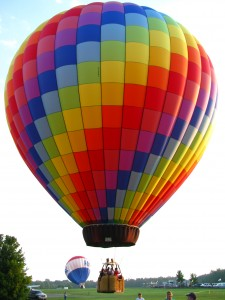
#> input picture 005/balloon.jpg, 225 x 300 px
$ jupyter execute --allow-errors python_module.ipynb
#> lines starting #> are read from the running program, lines starting #| are printed output that depends on the picture; after the words box and inside, x2 and y2 are one past the last pixel; in counts of white or black regions, pixels touching at a corner belong together
[cell 1]
# entropy threshold
import matplotlib.pyplot as plt
from skimage import io, restoration
from skimage.filters.rank import entropy
from skimage.morphology import disk

img = io.imread("balloon.jpg", as_gray = True)
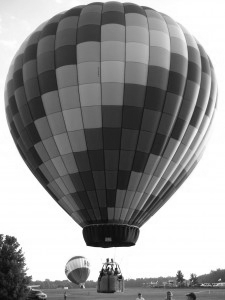
#> img: shape (300, 225) float64; min 0.0331, max 1, mean 0.572
entropy_img = entropy(img, disk(3))
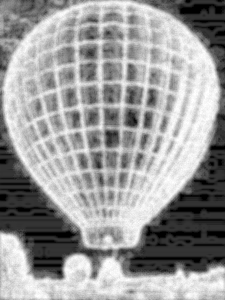
#> entropy_img: shape (300, 225) float64; min 0, max 4.86, mean 2.95; drawn with min black and max white
#plt.imshow(entropy_img, cmap='gray')

from skimage.filters import try_all_threshold
from skimage.filters import threshold_otsu

thresh= threshold_otsu(entropy_img)
#> thresh = 2.57

binary = entropy_img <= thresh
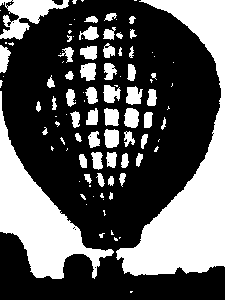
#> binary: shape (300, 225) bool; 35.5% white; 102 white regions (50 under 20 px), largest, box (x1, y1, x2, y2) and area: (116, 0, 225, 276) 10808, (0, 91, 114, 279) 6505, (0, 0, 69, 40) 1257
plt.imshow(binary, cmap= 'gray')

[cell 2]
from skimage import io
from skimage import data
from matplotlib import pyplot as plt
from skimage.filters import roberts, sobel, scharr, prewitt

img = data.coins()
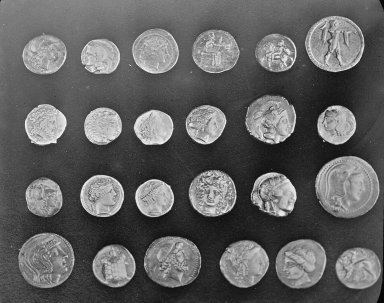
#> input picture skimage.data.coins(), 384 x 303 px
#> img is the input picture: shape (303, 384); min 1, max 252, mean 96.9

edge_roberts = roberts(img)
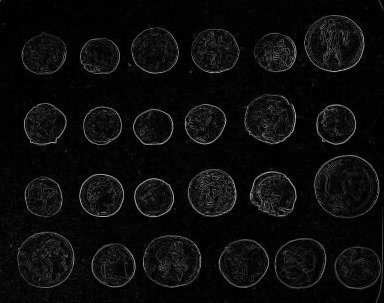
#> edge_roberts: shape (303, 384) float64; min 0, max 0.693, mean 0.0499
sobel_ = sobel(img)
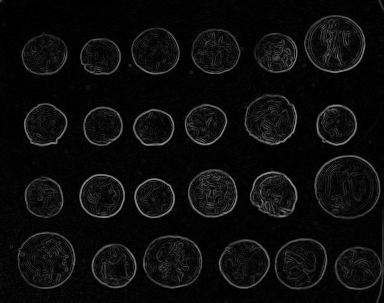
#> sobel_: shape (303, 384) float64; min 0, max 0.59, mean 0.0492
sch_ = scharr(img)
prewitt_ = prewitt(img)

_,axes = plt.subplots(nrows=2, ncols=2, figsize=(8,8))
ax = axes.ravel()

ax[0].imshow(sobel_, cmap = plt.cm.gray)
ax[0].set_title('Original Image')

ax[1].imshow(sobel_, cmap = plt.cm.gray)
ax[1].set_title('Sobel')

ax[2].imshow(sobel_, cmap = plt.cm.gray)
ax[2].set_title('scharr')

ax[3].imshow(sobel_, cmap = plt.cm.gray)
ax[3].set_title('Prewitt')

for a in ax:
    a.axis('off')

plt.tight_layout();
plt.show()

[cell 3]
from skimage.feature import canny
edge_canny = canny(img, sigma=5)
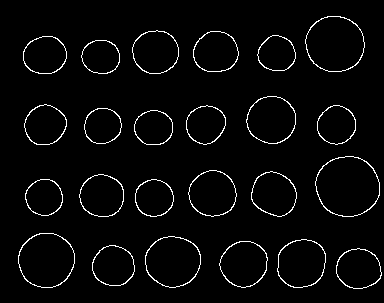
#> edge_canny: shape (303, 384) bool; 3.3% white in thin lines or dots, all inside (x1, y1, x2, y2) = (18, 16, 382, 289)
plt.imshow(edge_canny)

[cell 4]
from skimage import io
from matplotlib import pyplot as plt

img = io.imread("balloon.jpg", as_gray = True)

from skimage.transform import rescale, resize, downscale_local_mean

rescaled_img = rescale(img, 1.0/2.0, anti_aliasing = True)
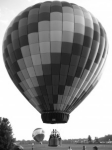
#> rescaled_img: shape (150, 112) float64; min 0.0421, max 1, mean 0.573
resized_img = resize(img, (200,200), anti_aliasing = True)
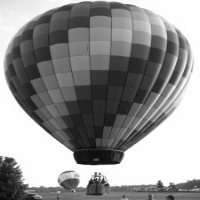
#> resized_img: shape (200, 200) float64; min 0.0381, max 1, mean 0.572
downscaled_img = downscale_local_mean(img, (4,3))
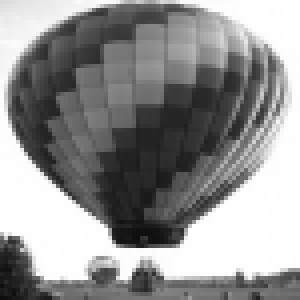
#> downscaled_img: shape (75, 75) float64 (shown 4 times larger); min 0.0543, max 1, mean 0.572
# plt.imshow(rescaled_img, cmap='gray')
plt.imshow(resized_img, cmap='gray')
# plt.imshow(downscaled_img, cmap= 'gray')

# Sklearn

[cell 5]
from sklearn import svm
import pandas as pd
import math

data = pd.read_csv('zoo.csv')
#> (reads 005/zoo.csv from the repository)
